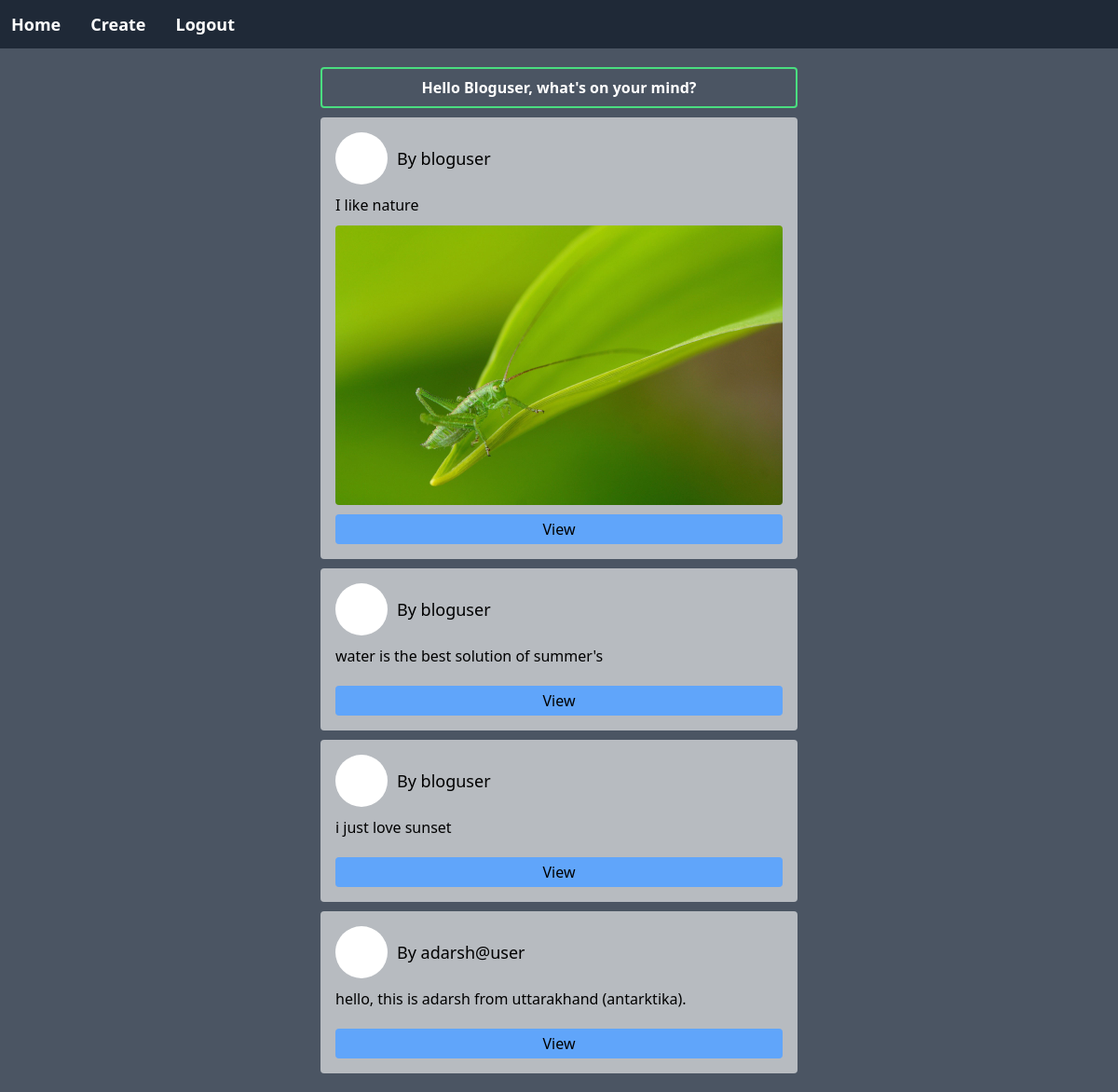
The app's page / (signed in) with its own data.
### Blog/models.py (models this page shows, shortened)
class Blog(models.Model):
    title = models.CharField(max_length=100)
    date_added = models.DateTimeField(auto_now_add=True)
    image = models.ImageField(upload_to='blog/')
    author = models.ForeignKey(User, on_delete=models.CASCADE)

### Blog/views.py (the view)
# urls.py: path('',views.homePage,name="homePage"),
def homePage(request):
    blogs = Blog.objects.all()
    return render(request,'Blog/homePage.html',{'blogs':blogs})

### Blog/templates/Blog/homePage.html (shortened to what this page needs)
{% extends "layout.html" %}
{% block content %}
    {% if user.is_authenticated %}
        <div class="grid grid-cols-1 w-full h-full justify-items-center  gap-2.5 p-5">
            <h1 class="p-2 font-bold border-2 border-green-400 text-white text-center w-full max-w-lg rounded">Hello {{user | title}}, what's on your mind?</h1>
            {% for blog in blogs %}
                <div class="p-4 bg-white/60 rounded w-full max-w-lg">
                    <div class="flex items-center gap-2.5">
                        <div class=" w-4 h-4 p-5 sm:p-7 bg-white rounded-full"></div>
                        <p class="text-sm sm:text-md md:text-lg">By {{blog.author}}</p>
                    </div>
                    <p class="mt-2.5">{{blog.title}}</p>
                    <img class="rounded w-full mt-2.5" src="{{blog.image.url}}" alt="">
                    <button class="w-full bg-blue-400 rounded  p-1 mt-2.5"><a href="{% url "blogDetail" blog.id %}">View</a></button>
                </div>
            {% endfor %}
        </div>
     {% else %}
        <h2 class='p-2 text-center text-white font-bold shadow-2xl'>Login to watch latest feed.
            <a class="text-blue-400 underline" href="{% url 'loginPage' %}">Go to Login</a>
        </h2>
    {% endif %}
{% endblock %}

### templates/layout.html (shortened to what this page needs)
{% load static tailwind_tags %}
{% load static %}
<!DOCTYPE html>
<html lang="en">
<head>
    {% tailwind_css %}
</head>
<body class="bg-gray-600 h-full">
    {% if user.is_authenticated %}
    <nav class="bg-gray-800 w-full p-1.5">
        <div class="w-full flex flex-row p-1.5 gap-8">
            <a class="text-white font-bold hover:text-red-400 text-sm sm:text-lg" href="{% url 'homePage' %}">Home</a>
            <a class="text-white font-bold hover:text-red-400 text-sm sm:text-lg" href="{% url 'createBlog' %}">Create</a>
            <a class="text-white font-bold hover:text-red-400 text-sm sm:text-lg" href="{% url 'logoutPage' %}">Logout</a>
        </div>
    </nav>
    {% endif %}
    {% block content %}
    {% endblock %}
</body>
</html>

### records on screen
Blog: author "bloguser", title "I like nature", image (picture)
Blog: author "bloguser", title "water is the best solution of summer's"
Blog: author "bloguser", title "i just love sunset"
Blog: author "adarsh@user", title "hello, this is adarsh from uttarakhand (antarktika)."

### other values on screen
{{ user | title }} "Bloguser"
